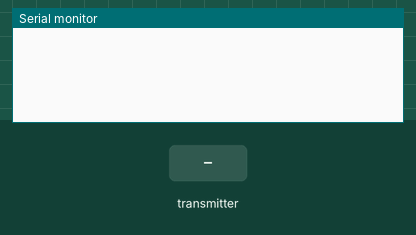
Simulated run of this sketch. Board: ESP8266 (NodeMCU). Parts: the last lines printed to the serial monitor. The inputs (shaded band) are chosen by the test bench. WiFi joins after 1.5 s; servers stay silent unless stated.

Above: at 1.2 s.
1.3 s: the transmitter starts sending id = 0
At 1.61 s:
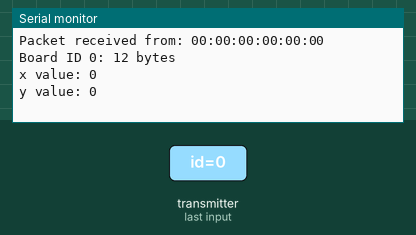
2.8 s: the transmitter starts sending x = 256
4.3 s: the transmitter starts sending y = 256
At 4.61 s:
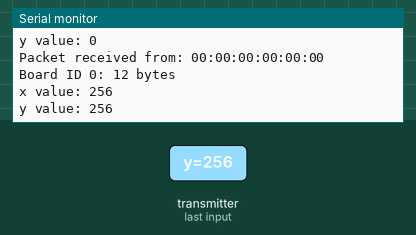
5.8 s: the transmitter starts sending id = 1
7.3 s: the transmitter starts sending x = 512
8.8 s: the transmitter starts sending y = 512
At 9.11 s:
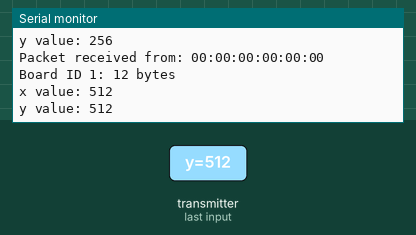
Timing chart, 0 to 11.3 s (numbered marks = the images above; inputs shaded):
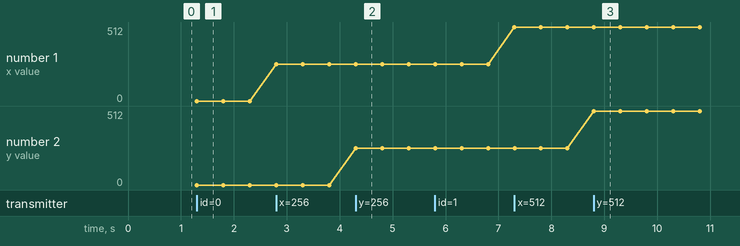

Measured:
- after the input at 1.3 s, the serial monitor: prints a new line at once (image 1)
- after the input at 4.3 s, the serial monitor: prints a new line at once (image 2)
- after the input at 8.8 s, the serial monitor: prints a new line at once (image 3)
- plotted number 1: 0 → 256 after the input at 2.8 s, 256 → 512 after the input at 7.3 s

The sketch:

receivernode.ino.ino
```cpp
#include <ESP8266WiFi.h>
#include <espnow.h>
//#include <ESP8266WiFi.h>
#include "ESPAsyncWebServer.h"
#include "ESPAsyncTCP.h"

const char* ssid = "R.A.J.D.E.E.P D.A.S";
const char* password = "kenn9870";

// Structure example to receive data
// Must match the sender structure
typedef struct struct_message {
    int id;
    int x;
    int y;
} struct_message;

// Create a struct_message called myData
struct_message myData;

// Create a structure to hold the readings from each board
struct_message board1;
struct_message board2;

// Create an array with all the structures
struct_message boardsStruct[2] = {board1, board2};


AsyncWebServer server(80);

// Callback function that will be executed when data is received
void OnDataRecv(uint8_t * mac_addr, uint8_t *incomingData, uint8_t len) {
  char macStr[18];
  Serial.print("Packet received from: ");
  snprintf(macStr, sizeof(macStr), "%02x:%02x:%02x:%02x:%02x:%02x",
           mac_addr[0], mac_addr[1], mac_addr[2], mac_addr[3], mac_addr[4], mac_addr[5]);
  Serial.println(macStr);
  memcpy(&myData, incomingData, sizeof(myData));
  Serial.printf("Board ID %u: %u bytes\n", myData.id, len);
  // Update the structures with the new incoming data
  boardsStruct[myData.id-1].x = myData.x;
  boardsStruct[myData.id-1].y = myData.y;
  Serial.printf("x value: %d \n", boardsStruct[myData.id-1].x);
  Serial.printf("y value: %d \n", boardsStruct[myData.id-1].y);
  Serial.println();
}

void setup() {
  // Initialize Serial Monitor
  Serial.begin(115200);

 // Set the device as a Station and Soft Access Point simultaneously
  WiFi.mode(WIFI_AP_STA);
  //WiFi.disconnect();

// Set device as a Wi-Fi Station
  WiFi.begin(ssid, password);
  // while (WiFi.status() != WL_CONNECTED)
  // {
  //   delay(1000);
  //   Serial.println("Setting as a Wi-Fi Station..");
  // }
  // Serial.print("Station IP Address: ");
  // Serial.println(WiFi.localIP());
  // Serial.print("Wi-Fi Channel: ");
  // Serial.println(WiFi.channel());


  // Init ESP-NOW
  if (esp_now_init() != 0) {
    Serial.println("Error initializing ESP-NOW");
    return;
  }

  // Once ESPNow is successfully Init, we will register for recv CB to
  // get recv packer info
  esp_now_set_self_role(ESP_NOW_ROLE_SLAVE);
  esp_now_register_recv_cb(OnDataRecv);
  server.begin();
}

void loop(){
  // Access the variables for each board
  int board1X = boardsStruct[0].x;
  int board1Y = boardsStruct[0].y;
}
```
